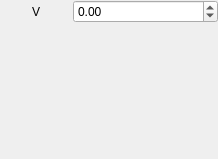
<?xml version="1.0" encoding="UTF-8"?>
<ui version="4.0">
 <class>ValueSelector</class>
 <widget class="QWidget" name="ValueSelector">
  <property name="geometry">
   <rect>
    <x>0</x>
    <y>0</y>
    <width>218</width>
    <height>159</height>
   </rect>
  </property>
  <property name="windowTitle">
   <string>Form</string>
  </property>
  <layout class="QGridLayout" name="gridLayout">
   <property name="leftMargin">
    <number>0</number>
   </property>
   <property name="topMargin">
    <number>0</number>
   </property>
   <property name="rightMargin">
    <number>0</number>
   </property>
   <property name="bottomMargin">
    <number>0</number>
   </property>
   <property name="spacing">
    <number>0</number>
   </property>
   <item row="0" column="0" alignment="Qt::AlignHCenter">
    <widget class="QLabel" name="variableName">
     <property name="text">
      <string>V</string>
     </property>
    </widget>
   </item>
   <item row="0" column="1" colspan="2">
    <widget class="QScienceSpinBox" name="variableValue">
     <property name="minimumSize">
      <size>
       <width>0</width>
       <height>0</height>
      </size>
     </property>
     <property name="minimum">
      <double>-1000000000.000000000000000</double>
     </property>
     <property name="maximum">
      <double>1000000000.000000000000000</double>
     </property>
    </widget>
   </item>
   <item row="1" column="1">
    <widget class="QwtSlider" name="variableSlider" native="true"/>
   </item>
  </layout>
 </widget>
 <customwidgets>
  <customwidget>
   <class>QScienceSpinBox</class>
   <extends>QDoubleSpinBox</extends>
   <header location="global">qsciencespinbox.h</header>
  </customwidget>
  <customwidget>
   <class>QwtSlider</class>
   <extends>QWidget</extends>
   <header>qwt_slider.h</header>
  </customwidget>
 </customwidgets>
 <resources/>
 <connections/>
</ui>
